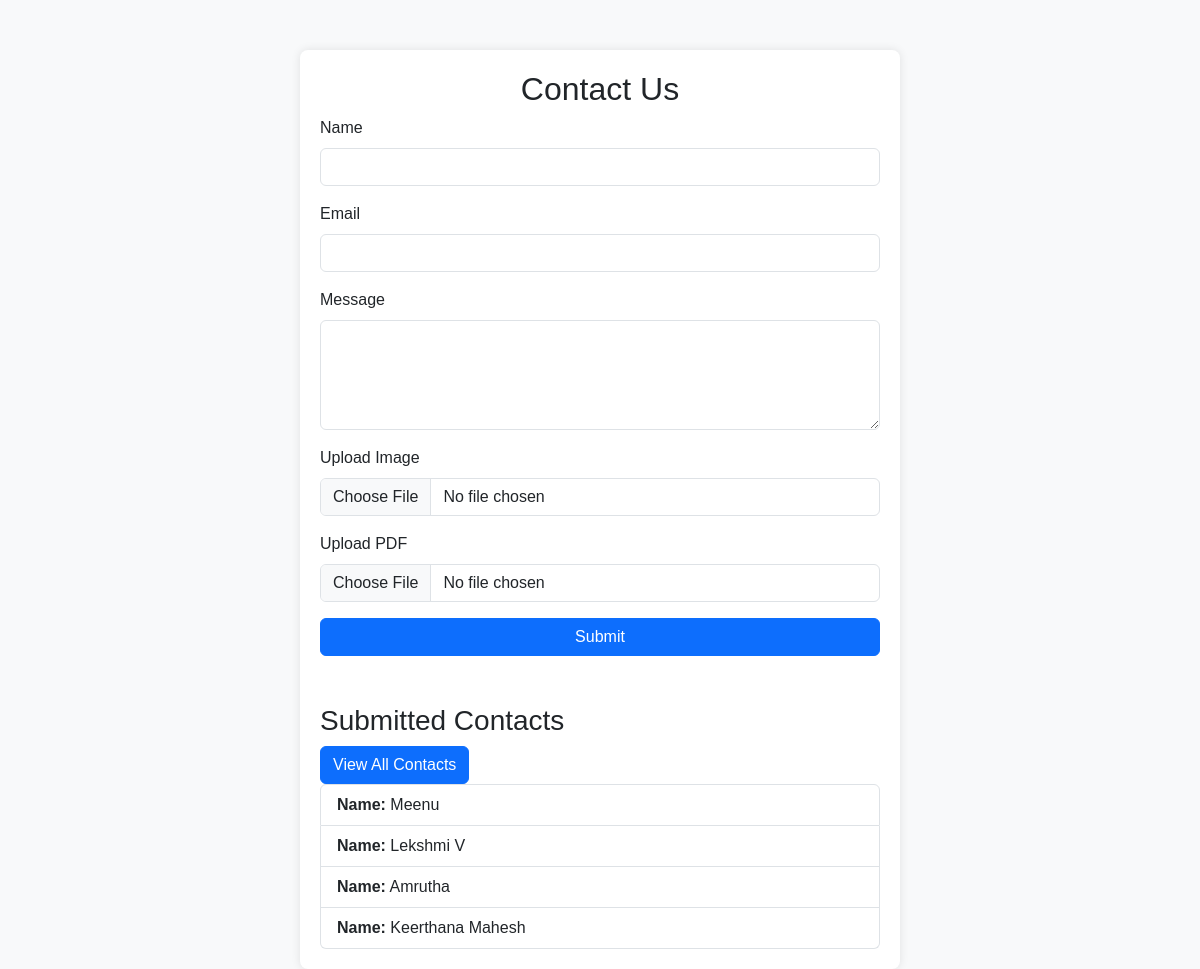
The page / on the database its author committed.
### contactapp/models.py (models this page shows, shortened)
class Contact(models.Model):
    name = models.CharField(max_length=100)
    email = models.EmailField()
    message = models.TextField()
    timestamp = models.DateTimeField(auto_now_add=True)
    image = models.ImageField(upload_to='images/', blank=True, null=True)
    pdf = models.FileField(upload_to='pdfs/', blank=True, null=True)

### contactapp/views.py (the view)
# urls.py: path('', views.home, name='home'),
def home(request):
    contacts = Contact.objects.all()
    return render(request, 'home.html', {'contacts': contacts})

### templates/home.html (shortened to what this page needs)
{% extends 'base.html' %}
{% block content %}
    <h2 class="text-center">Contact Us</h2>
    <form id="contactForm" method="POST" enctype="multipart/form-data" action="{% url 'contactapp:contact_submit' %}">
        <div class="mb-3">
            <label for="name" class="form-label">Name</label>
            <input type="text" class="form-control" id="name" name="name" required>
        </div>
        <div class="mb-3">
            <label for="email" class="form-label">Email</label>
            <input type="email" class="form-control" id="email" name="email" required>
        </div>
        <div class="mb-3">
            <label for="message" class="form-label">Message</label>
            <textarea class="form-control" id="message" name="message" rows="4" required></textarea>
        </div>
        <div class="mb-3">
            <label for="image" class="form-label">Upload Image</label>
            <input type="file" class="form-control" id="image" name="image">
        </div>
        <div class="mb-3">
            <label for="pdf" class="form-label">Upload PDF</label>
            <input type="file" class="form-control" id="pdf" name="pdf">
        </div>
        <button type="submit" class="btn btn-primary w-100">Submit</button>
    </form>
    <h3 class="mt-5">Submitted Contacts</h3>
    <a href="{% url 'contactapp:contact_list' %}" class="btn btn-primary">View All Contacts</a>
    {% if contacts %}
        <ul class="list-group">
            {% for contact in contacts %}
                <li class="list-group-item">
                    <strong>Name:</strong> {{ contact.name }} <br>
                </li>
            {% endfor %}
        </ul>
    {% else %}
        <p>No messages submitted yet.</p>
    {% endif %}
{% endblock %}

### templates/base.html (style rules this page uses)
body { background-color: #f8f9fa; font-family: Arial, sans-serif; }

### rows shown on the page
Contact: name "Meenu"
Contact: name "Lekshmi V"
Contact: name "Amrutha"
Contact: name "Keerthana Mahesh"
